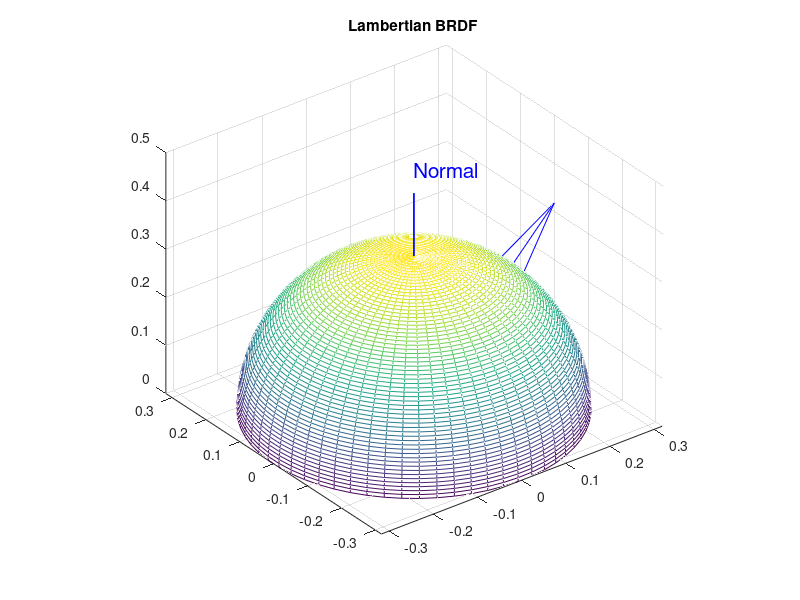

Here is the MATLAB script that generated this plot:
% This is a modified version of César Delgado González's answer in '3D
% Antenna Plot' discussion on https://comp.soft-sys.matlab.narkive.com/zjdcLGlN/3d-antenna-plot

clear all
close all hidden

n_tehta = 64;
n_phi = 64;
[tehta,phi]=meshgrid(0:pi/2./(n_tehta-1):pi/2,...
0:2*pi./(n_phi-1):2*pi) ;

theta_i = deg2rad(45);
phi_i = deg2rad(0);
radio = 1/(pi);

X=radio.*sin(tehta).*cos(phi);
Y=radio.*sin(tehta).*sin(phi);
Z=radio.*cos(tehta);

mesh(X,Y,Z);
hold on;
quiver3([0 0],[0 0],[0 0],[sin(theta_i)*cos(phi_i)/2 0],[sin(theta_i)*sin(phi_i)/2 0],[cos(theta_i)/2 1/2],'Color','b');
text(sin(theta_i)*cos(phi_i)/2,sin(theta_i)*sin(phi_i)/2,cos(theta_i)/2,'Incident','FontSize',15,'Color','b');
text(0,0,1/2,'Normal','FontSize',15,'Color','b');
title('Lambertian BRDF');
axis image;